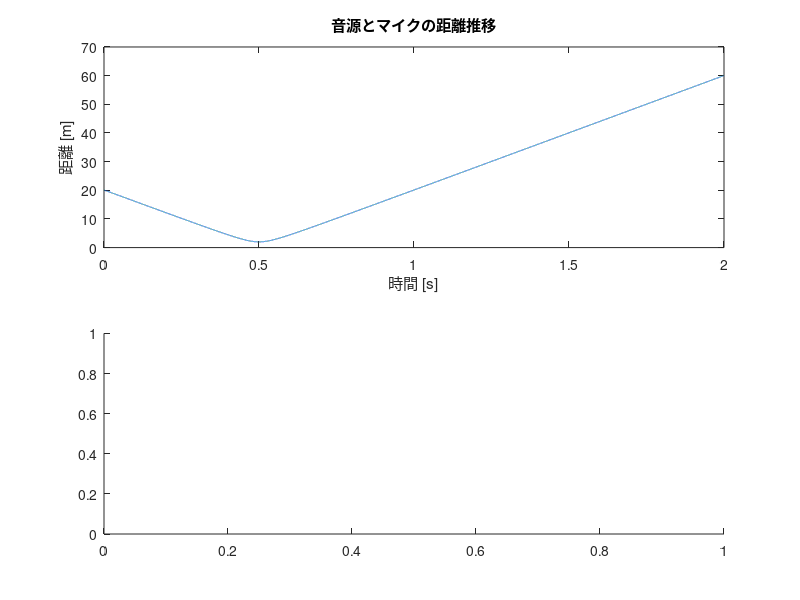

Recreate this plot in MATLAB. (Note: this script raises an error after producing the figure.)
% --- 設定 ---
fs = 16000;             % サンプリング周波数 [Hz]
c = 343;                % 音速 [m/s]
v = 40;                 % 音源の速度 [m/s] (通過速度)
duration = 2.0;         % シミュレーション時間 [s]
t = 0:1/fs:duration;    % 時間軸 [s]

% --- 音源位置の定義（x軸上を移動） ---
% x方向：-20mから20mへ移動、y方向：2mの距離を保つ
source_pos = [-20 + v*t; 2*ones(size(t)); zeros(size(t))];
mic_pos = [0; 0; 0];

% --- 到達時間（遅延）の計算 ---
dist = sqrt(sum((source_pos - mic_pos).^2, 1)); % 距離の推移
delay_time = dist / c;                          % 到達遅延時間 [s]

% --- 信号の生成 ---
f0 = 1000;                                      % 入力音源の周波数 [Hz]
% 到達時間を含めた位相計算（これがドップラー効果を再現する）
mic_signal = sin(2 * pi * f0 * (t - delay_time));

% --- 可視化 ---
subplot(2,1,1);
plot(t, dist); title('音源とマイクの距離推移'); xlabel('時間 [s]'); ylabel('距離 [m]');
subplot(2,1,2);
spectrogram(mic_signal, 256, 250, 256, fs, 'yaxis');
title('ドップラーシフトの確認（スペクトログラム）');
